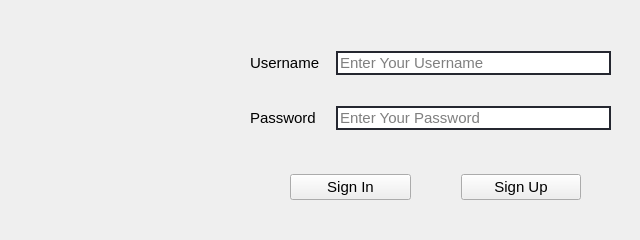
<?xml version="1.0" encoding="UTF-8"?>
<ui version="4.0">
 <class>Login_Window</class>
 <widget class="QMainWindow" name="Login_Window">
  <property name="geometry">
   <rect>
    <x>0</x>
    <y>0</y>
    <width>640</width>
    <height>240</height>
   </rect>
  </property>
  <property name="font">
   <font>
    <family>Arial</family>
    <pointsize>12</pointsize>
   </font>
  </property>
  <property name="mouseTracking">
   <bool>false</bool>
  </property>
  <property name="windowTitle">
   <string>Login</string>
  </property>
  <property name="windowOpacity">
   <double>1.000000000000000</double>
  </property>
  <property name="autoFillBackground">
   <bool>false</bool>
  </property>
  <property name="styleSheet">
   <string notr="true">QMainWindow
{

}</string>
  </property>
  <widget class="QWidget" name="centralwidget">
   <widget class="QWidget" name="horizontalLayoutWidget">
    <property name="geometry">
     <rect>
      <x>270</x>
      <y>160</y>
      <width>331</width>
      <height>55</height>
     </rect>
    </property>
    <layout class="QHBoxLayout" name="Button_Layout">
     <property name="spacing">
      <number>50</number>
     </property>
     <property name="leftMargin">
      <number>20</number>
     </property>
     <property name="topMargin">
      <number>0</number>
     </property>
     <property name="rightMargin">
      <number>20</number>
     </property>
     <item>
      <widget class="QPushButton" name="Login_Button">
       <property name="font">
        <font>
         <family>Segoe UI</family>
         <pointsize>11</pointsize>
        </font>
       </property>
       <property name="cursor">
        <cursorShape>PointingHandCursor</cursorShape>
       </property>
       <property name="autoFillBackground">
        <bool>false</bool>
       </property>
       <property name="styleSheet">
        <string notr="true"/>
       </property>
       <property name="text">
        <string>Sign In</string>
       </property>
       <property name="checkable">
        <bool>false</bool>
       </property>
       <property name="default">
        <bool>false</bool>
       </property>
       <property name="flat">
        <bool>false</bool>
       </property>
      </widget>
     </item>
     <item>
      <widget class="QPushButton" name="SignUp_Button">
       <property name="enabled">
        <bool>true</bool>
       </property>
       <property name="font">
        <font>
         <family>Segoe UI</family>
         <pointsize>11</pointsize>
        </font>
       </property>
       <property name="cursor">
        <cursorShape>PointingHandCursor</cursorShape>
       </property>
       <property name="autoFillBackground">
        <bool>false</bool>
       </property>
       <property name="styleSheet">
        <string notr="true"/>
       </property>
       <property name="text">
        <string>Sign Up</string>
       </property>
       <property name="checkable">
        <bool>false</bool>
       </property>
       <property name="default">
        <bool>false</bool>
       </property>
       <property name="flat">
        <bool>false</bool>
       </property>
      </widget>
     </item>
    </layout>
   </widget>
   <widget class="QWidget" name="gridLayoutWidget">
    <property name="geometry">
     <rect>
      <x>250</x>
      <y>40</y>
      <width>361</width>
      <height>101</height>
     </rect>
    </property>
    <layout class="QGridLayout" name="Input_Layout">
     <property name="sizeConstraint">
      <enum>QLayout::SetNoConstraint</enum>
     </property>
     <property name="horizontalSpacing">
      <number>16</number>
     </property>
     <property name="verticalSpacing">
      <number>20</number>
     </property>
     <item row="0" column="0">
      <widget class="QLabel" name="Username_Label">
       <property name="font">
        <font>
         <family>Segoe UI</family>
         <pointsize>11</pointsize>
        </font>
       </property>
       <property name="text">
        <string>Username</string>
       </property>
      </widget>
     </item>
     <item row="1" column="0">
      <widget class="QLabel" name="Password_Label">
       <property name="font">
        <font>
         <family>Segoe UI</family>
         <pointsize>11</pointsize>
        </font>
       </property>
       <property name="text">
        <string>Password</string>
       </property>
      </widget>
     </item>
     <item row="0" column="1">
      <widget class="QLineEdit" name="Username_Field">
       <property name="font">
        <font>
         <family>Segoe UI</family>
         <pointsize>11</pointsize>
        </font>
       </property>
       <property name="styleSheet">
        <string notr="true">QLineEdit
{
	border : 2px solid rgb(37,39,48);
}</string>
       </property>
       <property name="frame">
        <bool>false</bool>
       </property>
       <property name="placeholderText">
        <string>Enter Your Username</string>
       </property>
       <property name="clearButtonEnabled">
        <bool>false</bool>
       </property>
      </widget>
     </item>
     <item row="1" column="1">
      <widget class="QLineEdit" name="Password_Field">
       <property name="font">
        <font>
         <family>Segoe UI</family>
         <pointsize>11</pointsize>
        </font>
       </property>
       <property name="styleSheet">
        <string notr="true">QLineEdit
{
	border : 2px solid rgb(37,39,48);
}</string>
       </property>
       <property name="text">
        <string/>
       </property>
       <property name="frame">
        <bool>true</bool>
       </property>
       <property name="echoMode">
        <enum>QLineEdit::Password</enum>
       </property>
       <property name="placeholderText">
        <string>Enter Your Password</string>
       </property>
      </widget>
     </item>
    </layout>
   </widget>
   <widget class="QLabel" name="Logo">
    <property name="geometry">
     <rect>
      <x>40</x>
      <y>30</y>
      <width>181</width>
      <height>181</height>
     </rect>
    </property>
    <property name="text">
     <string/>
    </property>
    <property name="pixmap">
     <pixmap>Images/Logo_rc.png</pixmap>
    </property>
    <property name="scaledContents">
     <bool>true</bool>
    </property>
   </widget>
  </widget>
 </widget>
 <resources/>
 <connections/>
</ui>
